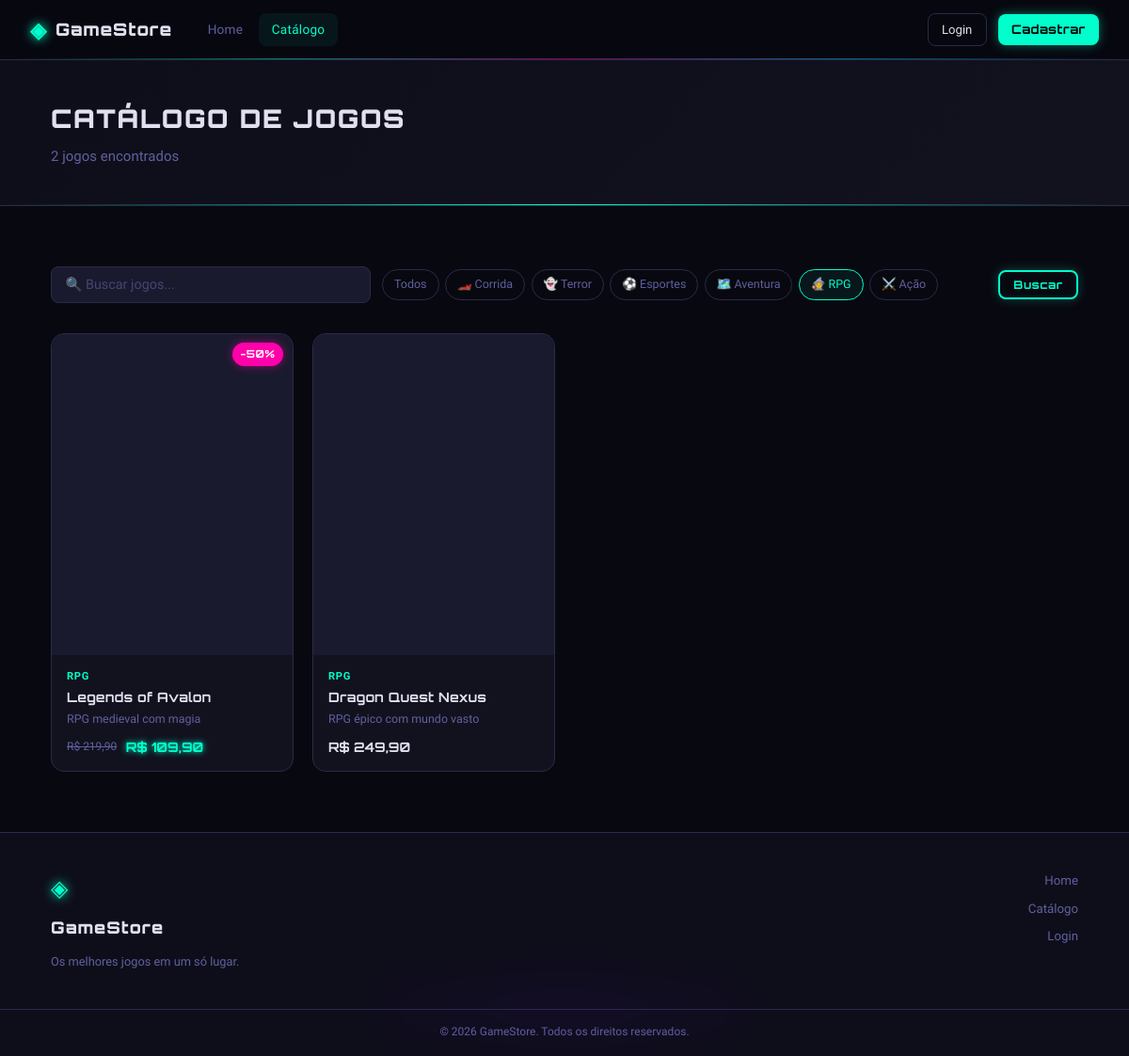
Screenshot of /loja_games/loja_games/public/catalogo?cat=2 with the database file from the repository.
### tables this page shows
CREATE TABLE IF NOT EXISTS game_categorias (
    id INT AUTO_INCREMENT PRIMARY KEY,
    nome VARCHAR(100) NOT NULL,
    slug VARCHAR(100) NOT NULL UNIQUE,
    icone VARCHAR(10) DEFAULT '🎮'
);

CREATE TABLE IF NOT EXISTS jogos (
    id INT AUTO_INCREMENT PRIMARY KEY,
    nome VARCHAR(150) NOT NULL,
    slug VARCHAR(160) NOT NULL UNIQUE,
    descricao TEXT,
    descricao_curta VARCHAR(255),
    preco DECIMAL(10,2) NOT NULL DEFAULT 0.00,
    preco_promocional DECIMAL(10,2) DEFAULT NULL,
    plataforma VARCHAR(80) DEFAULT 'PC',
    categoria_id INT,
    imagem_url VARCHAR(255) DEFAULT '',
    destaque TINYINT(1) DEFAULT 0,
    ativo TINYINT(1) DEFAULT 1,
    estoque INT DEFAULT 999,
    criado_em TIMESTAMP DEFAULT CURRENT_TIMESTAMP,
    FOREIGN KEY (categoria_id) REFERENCES game_categorias(id) ON DELETE SET NULL
);

### core/Controller.php (called while the page is built, shortened)
<?php
abstract class Controller {
    protected function view(string $view, array $data = []): void {
        extract($data);
        $path = __DIR__ . "/../app/views/{$view}.php";
        require $path;
    }
}

### app/controllers/LojaController.php (called while the page is built, shortened)
<?php
class LojaController extends Controller {
    private JogoModel $m;
    private GameCategoriaModel $cm;
    public function __construct() {
        $this->m  = new JogoModel();
        $this->cm = new GameCategoriaModel();
    }
    public function catalogo(): void {
        $cat    = (int)($_GET['cat']??0);
        $busca  = trim($_GET['q']??'');
        $jogos  = $this->m->findAllAtivos($cat,$busca);
        $categorias = $this->cm->findAll();
        $this->view('loja/catalogo', [
            'flash'     => $this->getFlash(),
            'jogos'     => $jogos,
            'categorias'=> $categorias,
            'catAtiva'  => $cat,
            'busca'     => $busca,
            'cc'        => $this->cartCount(),
        ]);
    }
}

### public/index.php (called while the page is built, shortened)
<?php
require_once __DIR__ . '/../core/Database.php';
require_once __DIR__ . '/../core/Model.php';
require_once __DIR__ . '/../core/Controller.php';
require_once __DIR__ . '/../app/models/JogoModel.php';
$router = new Router();
$router->get ('/login',    'AuthController', 'login');
$router->post('/login',    'AuthController', 'doLogin');
$router->get ('/cadastro', 'AuthController', 'cadastro');
$router->post('/cadastro', 'AuthController', 'doCadastro');
$router->get ('/recuperar','AuthController', 'recuperar');
$router->post('/recuperar','AuthController', 'doRecuperar');
$router->get ('/logout',   'AuthController', 'logout');
$router->get('/',         'LojaController', 'index');
$router->get('/catalogo', 'LojaController', 'catalogo');
$router->get('/jogo',     'LojaController', 'jogo');
$router->get ('/carrinho',           'CarrinhoController', 'index');
$router->post('/carrinho/adicionar', 'CarrinhoController', 'adicionar');
$router->post('/carrinho/remover',   'CarrinhoController', 'remover');
$router->post('/carrinho/finalizar', 'CarrinhoController', 'finalizar');
$router->get ('/admin',                   'AdminController', 'dashboard');
$router->get ('/admin/jogos',             'AdminController', 'jogos');
$router->get ('/admin/jogo',              'AdminController', 'jogoForm');
$router->post('/admin/jogo/salvar',       'AdminController', 'jogoSalvar');
$router->post('/admin/jogo/deletar',      'AdminController', 'jogoDeletar');
$router->get ('/admin/categorias',        'AdminController', 'categorias');
$router->get ('/admin/categoria',         'AdminController', 'catForm');
$router->post('/admin/categoria/salvar',  'AdminController', 'catSalvar');
$router->post('/admin/categoria/deletar', 'AdminController', 'catDeletar');
$router->get ('/admin/pedidos',           'AdminController', 'pedidos');
$router->post('/admin/pedido/status',     'AdminController', 'pedidoStatus');
$router->dispatch();

### core/Database.php (called while the page is built)
<?php
class Database {
    private static $instance = null;
    private $conn;
    private function __construct() {
        try {
            $dsn = "mysql:host=".DB_HOST.";dbname=".DB_NAME.";charset=".DB_CHARSET;
            $this->conn = new PDO($dsn, DB_USER, DB_PASS, [
                PDO::ATTR_ERRMODE            => PDO::ERRMODE_EXCEPTION,
                PDO::ATTR_DEFAULT_FETCH_MODE => PDO::FETCH_ASSOC,
                PDO::ATTR_EMULATE_PREPARES   => false,
            ]);
        } catch (PDOException $e) {
            die("Erro BD: " . $e->getMessage());
        }
    }
    public static function getInstance(): Database {
        if (!self::$instance) self::$instance = new Database();
        return self::$instance;
    }
    public function getConnection(): PDO { return $this->conn; }
}

### app/models/JogoModel.php (called while the page is built, shortened)
<?php
class JogoModel extends Model {
    public function findAllAtivos(int $cat=0, string $busca=''): array {
        $where = ['j.ativo=1'];
        $params = [];
        if ($cat) { $where[] = 'j.categoria_id=?'; $params[] = $cat; }
        $sql = "SELECT j.*,c.nome cat FROM jogos j LEFT JOIN game_categorias c ON c.id=j.categoria_id WHERE ".implode(' AND ',$where)." ORDER BY j.id DESC";
        $s = $this->db->prepare($sql);
        $s->execute($params);
        return $s->fetchAll();
    }
}

### core/Model.php (called while the page is built, shortened)
<?php
abstract class Model {
    protected PDO $db;
    protected string $table = '';
    public function __construct() {
        $this->db = Database::getInstance()->getConnection();
    }
    public function findAll(): array {
        return $this->db->query("SELECT * FROM {$this->table} ORDER BY id DESC")->fetchAll();
    }
}

### app/views/loja/catalogo.php (the view, shortened to what this page needs)
<?php require __DIR__.'/../partials/header.php'; ?>
<?php require __DIR__.'/../partials/navbar.php'; ?>
<div class="page-banner">
  <div class="container">
    <h1>Catálogo de Jogos</h1>
    <p><?= count($jogos) ?> jogos encontrados</p>
  </div>
</div>
<section class="section">
  <div class="container">
    <form method="GET" action="" class="filter-bar">
      <input type="text" name="q" value="<?= htmlspecialchars($busca) ?>" placeholder="🔍 Buscar jogos..." class="filter-search">
      <div class="filter-cats">
        <a href="<?= BASE_URL ?>catalogo" class="filter-cat <?= !$catAtiva?'active':'' ?>">Todos</a>
        <?php foreach($categorias as $c): ?>
        <a href="<?= BASE_URL ?>catalogo?cat=<?= $c['id'] ?><?= $busca?'&q='.urlencode($busca):'' ?>"
           class="filter-cat <?= $catAtiva==$c['id']?'active':'' ?>">
          <?= $c['icone'] ?> <?= htmlspecialchars($c['nome']) ?>
        </a>
        <?php endforeach; ?>
      </div>
      <button type="submit" class="btn-neon sm">Buscar</button>
    </form>
    <?php if(empty($jogos)): ?>
    <div class="empty-state">
      <span>🎮</span>
      <p>Nenhum jogo encontrado.</p>
      <a href="<?= BASE_URL ?>catalogo" class="btn-ghost">Limpar filtros</a>
    </div>
    <?php else: ?>
    <div class="games-grid catalog">
      <?php foreach($jogos as $j): ?>
      <a href="<?= BASE_URL ?>jogo?slug=<?= $j['slug'] ?>" class="game-card">
        <div class="game-img-wrap">
          <div class="game-img-fallback"><?= mb_substr($j['nome'],0,2) ?></div>
          <?php if($j['preco_promocional']): ?>
            <div class="game-badge-sale">-<?= round((1-$j['preco_promocional']/$j['preco'])*100) ?>%</div>
          <?php endif; ?>
        </div>
        <div class="game-info">
          <span class="game-cat"><?= htmlspecialchars($j['cat']??'') ?></span>
          <h3><?= htmlspecialchars($j['nome']) ?></h3>
          <p><?= htmlspecialchars($j['descricao_curta']??'') ?></p>
          <div class="game-price">
            <?php if($j['preco_promocional']): ?>
              <s>R$ <?= number_format($j['preco'],2,',','.') ?></s>
              <strong class="neon-price">R$ <?= number_format($j['preco_promocional'],2,',','.') ?></strong>
            <?php else: ?>
              <strong>R$ <?= number_format($j['preco'],2,',','.') ?></strong>
            <?php endif; ?>
          </div>
        </div>
      </a>
      <?php endforeach; ?>
    </div>
    <?php endif; ?>
  </div>
</section>
<?php require __DIR__.'/../partials/footer.php'; ?>

### rows the page displays
game_categorias: icone "🏎️", nome "Corrida"
game_categorias: icone "👻", nome "Terror"
game_categorias: icone "⚽", nome "Esportes"
game_categorias: icone "🗺️", nome "Aventura"
game_categorias: icone "🧙", nome "RPG"
game_categorias: icone "⚔️", nome "Ação"
jogos: (1-$j['preco_promocional']/$j['preco'])*100 "50", categoria.nome "RPG", nome "Legends of Avalon", descricao_curta "RPG medieval com magia", preco "219,90", preco_promocional "109,90"
jogos: categoria.nome "RPG", nome "Dragon Quest Nexus", descricao_curta "RPG épico com mundo vasto", preco "249,90"

### other values shown
APP_NAME "GameStore"
count($jogos) "2"
